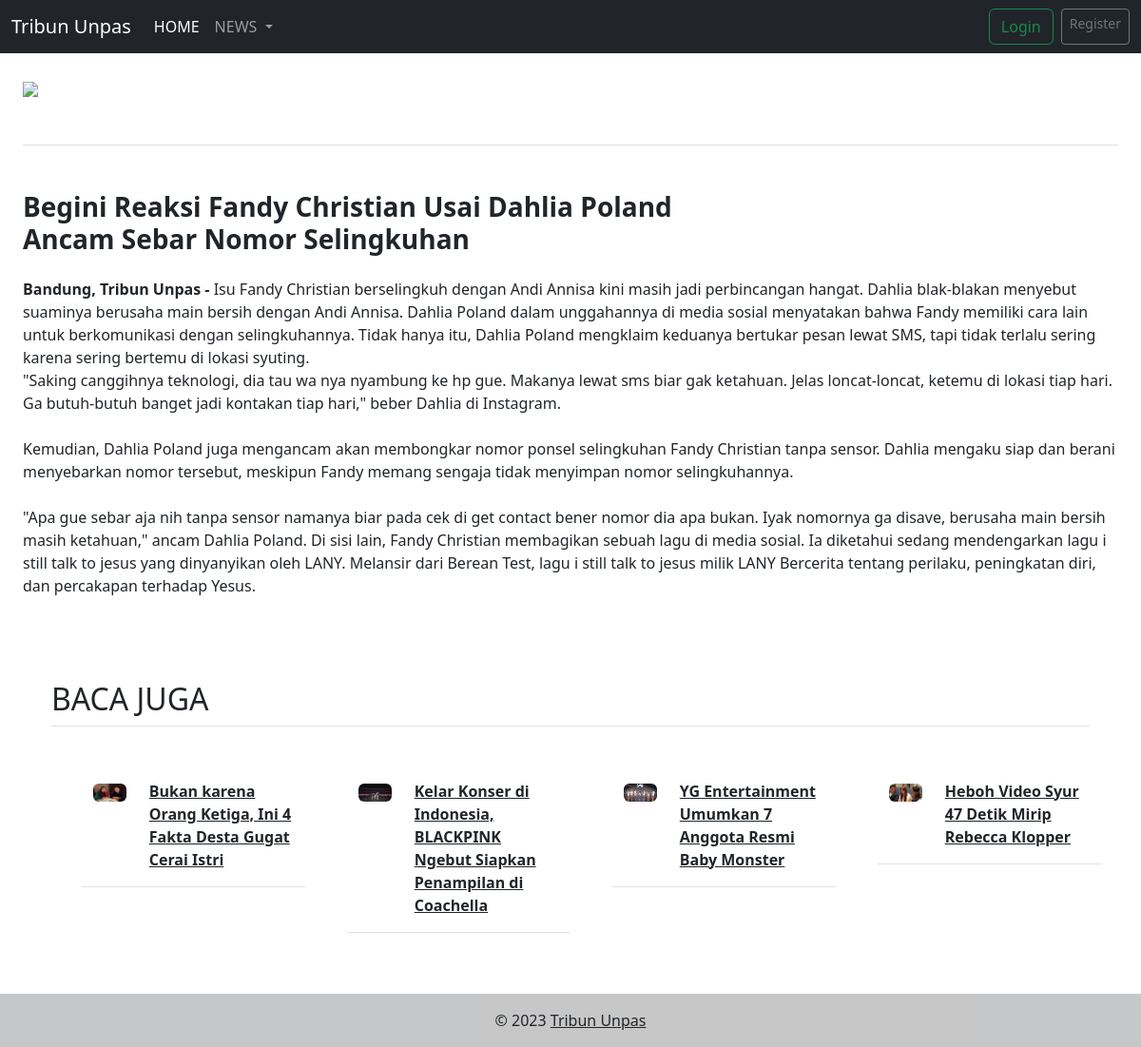
The app's page /beritabesar3.php with its own data.
### tables this page shows
CREATE TABLE `news_tubes` (
  `id` int NOT NULL,
  `foto` varchar(255) NOT NULL,
  `judul` varchar(100) NOT NULL,
  `kategori` int NOT NULL,
  `deskripsi` text  NOT NULL
);

### functions.php (called while the page is built, shortened)
<?php
$conn = mysqli_connect('localhost', 'root', '', 'tubes_database');
function query($data) {
    global $conn;
    $result = mysqli_query($conn,$data) or die(mysqli_error($conn));
    $rows = [];
    while($row = mysqli_fetch_assoc($result)) {
        $rows[] = $row;
    }
        return $rows;
}
?>

### beritabesar3.php (the view, shortened to what this page needs)
<?php
require 'functions.php';
$newsbawah = query("SELECT * FROM news_tubes ORDER BY RAND() LIMIT 0,4");
?>
<!doctype html>
<html lang="en">
  <head>
    <link href="https://cdn.jsdelivr.net/npm/bootstrap@5.3.0-alpha2/dist/css/bootstrap.min.css" rel="stylesheet">
  </head>
  <body>
  <nav class="navbar navbar-expand-lg bg-dark" data-bs-theme="dark">
    <div class="container-fluid">
        <a class="navbar-brand" href="index.php">Tribun Unpas
        </a>
        <div class="collapse navbar-collapse" id="navbarSupportedContent">
        <ul class="navbar-nav me-auto mb-2 mb-lg-0">
            <li class="nav-item">
            <a class="nav-link active" aria-current="page" href="index.php">HOME
            </a>
            </li>
            <li class="nav-item dropdown">
            <a class="nav-link dropdown-toggle" href="#" role="button" data-bs-toggle="dropdown" aria-expanded="false">
                NEWS
            </a>
            </li>
        </ul>
        <form class="d-flex" role="Login">
            <a href="login.php" class="btn btn-outline-success me-2" type="button">Login</a>
            <a href="Registrasi.php" class="btn btn-sm btn-outline-secondary" type="button">Register</a>
            </form>
        </div>
    </div>
</nav>
<div class="container-fluid p-4">
    <section class="border-bottom pb-4 mb-5">
        <div class="row gx-5">
        <div class="col-md-6 mb-4">
            <div class="bg-image hover-overlay ripple shadow-2-strong rounded-5" data-mdb-ripple-color="light">
            <img src="https://cdn.idntimes.com/content-images/community/2020/09/1600009262892-d7a2929f93e16bef964b9f75db3030e0.jpg" class="img-fluid" class="img-fluid" />
            </div>
        </div>
        </div>
    </section>
    <div class="col-md-8 mb-4">
        <h3> <strong>Begini Reaksi Fandy Christian Usai Dahlia Poland Ancam Sebar Nomor Selingkuhan<span class="text-body-secondary"></span> </strong> </h3>
</div>
        <p> <b>Bandung, Tribun Unpas - </b>  Isu Fandy Christian berselingkuh dengan Andi Annisa kini masih jadi perbincangan hangat. Dahlia blak-blakan menyebut suaminya berusaha main bersih dengan Andi Annisa.
Dahlia Poland dalam unggahannya di media sosial menyatakan bahwa Fandy memiliki cara lain untuk berkomunikasi dengan selingkuhannya.
Tidak hanya itu, Dahlia Poland mengklaim keduanya bertukar pesan lewat SMS, tapi tidak terlalu sering karena sering bertemu di lokasi syuting.
<br>"Saking canggihnya teknologi, dia tau wa nya nyambung ke hp gue. Makanya lewat sms biar gak ketahuan. Jelas loncat-loncat, ketemu di lokasi tiap hari. Ga butuh-butuh banget jadi kontakan tiap hari," beber Dahlia di Instagram.</br>
<br>Kemudian, Dahlia Poland juga mengancam akan membongkar nomor ponsel selingkuhan Fandy Christian tanpa sensor.
Dahlia mengaku siap dan berani menyebarkan nomor tersebut, meskipun Fandy memang sengaja tidak menyimpan nomor selingkuhannya.</br>
<br>"Apa gue sebar aja nih tanpa sensor namanya biar pada cek di get contact bener nomor dia apa bukan. Iyak nomornya ga disave, berusaha main bersih masih ketahuan," ancam Dahlia Poland.
Di sisi lain, Fandy Christian membagikan sebuah lagu di media sosial. Ia diketahui sedang mendengarkan lagu i still talk to jesus yang dinyanyikan oleh LANY.
Melansir dari Berean Test, lagu i still talk to jesus milik LANY Bercerita tentang perilaku, peningkatan diri, dan percakapan terhadap Yesus.</br>
 </p>
      </div>
<div class="container px-4 py-5" id="icon-grid">
    <h2 class="pb-2 border-bottom">BACA JUGA</h2>
<div class="row row-cols-1 row-cols-sm-2 row-cols-md-3 row-cols-lg-4 g-4 py-5">
    <?php
        foreach($newsbawah as $new):
        ?>
        <div class="col d-flex align-items-start">
        <svg class="bi text-body-secondary flex-shrink-0 me-3" width="1.75em" height="1.75em"><use xlink:href="#cpu-fill"/></svg>
        <a href="detail.php?id=<?= $new['id']?>" class="text-dark">
                <div class="row mb-4 border-bottom pb-2">
                <div class="col-3">
                    <img src="admin/img/<?= $new['foto']?>"
                    class="img-fluid shadow-1-strong rounded" alt="Secret" />
                </div>
                <div class="col-9">
                    <p class="mb-2"><strong><?= $new['judul']?></strong></p>
                </div>
                </div>
            </a>
      </div>
        <?php
        endforeach;
        ?>
        </div>
<footer class="bg-light text-lg-start fixed-bottom">
<div class="text-center p-3" style="background-color: rgba(0, 0, 0, 0.2);">
  © 2023
  <a class="text-dark" href="index.php">Tribun Unpas</a>
</div>
</footer>
  </body>
    </html>
</html>

### records on screen
news_tubes: foto (picture), judul "Bukan karena Orang Ketiga, Ini 4 Fakta Desta Gugat Cerai Istri"
news_tubes: foto (picture), judul "Kelar Konser di Indonesia, BLACKPINK Ngebut Siapkan Penampilan di Coachella"
news_tubes: foto (picture), judul "YG Entertainment Umumkan 7 Anggota Resmi Baby Monster"
news_tubes: foto (picture), judul "Heboh Video Syur 47 Detik Mirip Rebecca Klopper"
